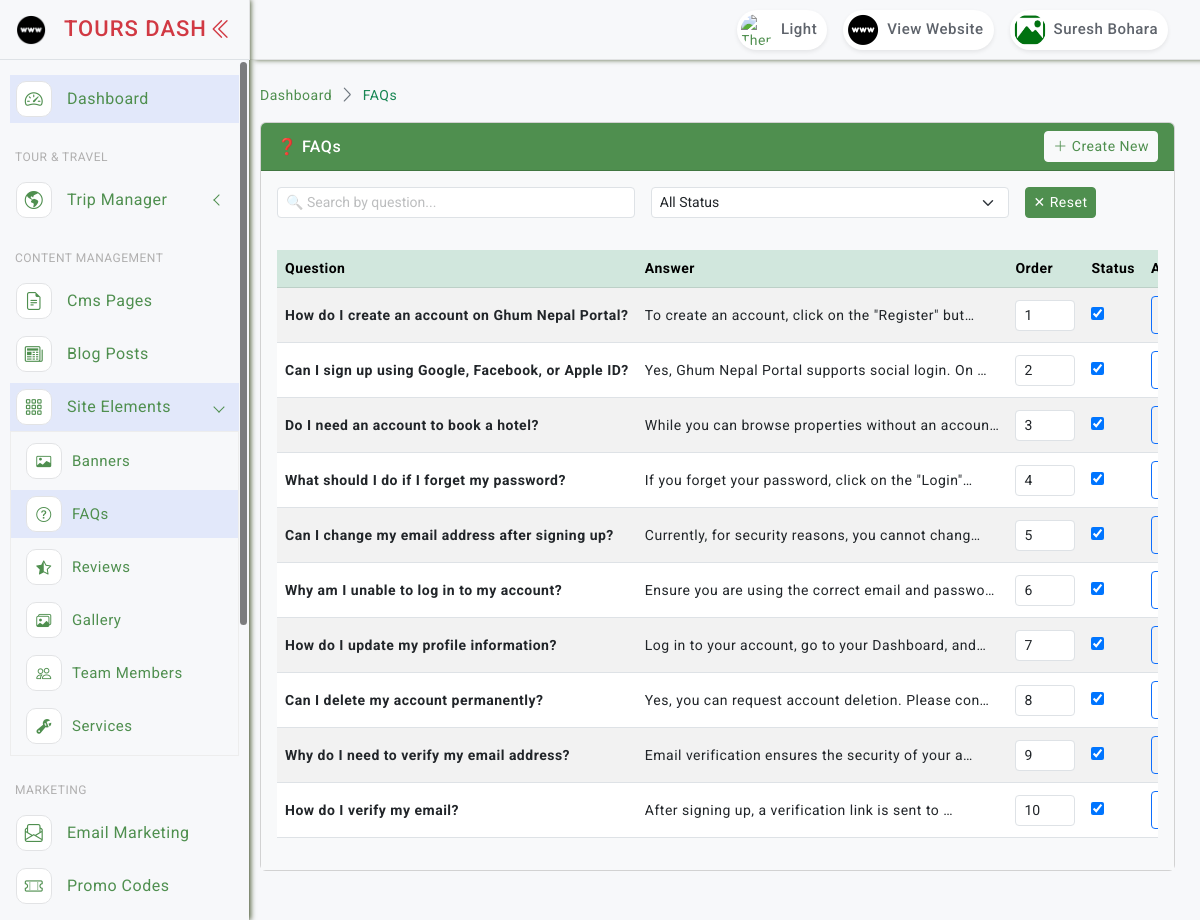
Page /faqs/ (signed in) on the committed database.
### accounts/models.py (models this page shows, shortened)
class AdminUser(AbstractBaseUser, PermissionsMixin):
    name = models.CharField(max_length=255)
    email = models.EmailField(unique=True)
    mobile = models.CharField(max_length=20, blank=True, null=True)
    address = models.TextField(blank=True, null=True)
    gender = models.CharField(max_length=20, blank=True, null=True)
    details = models.TextField(blank=True, null=True)
    image = models.ImageField(upload_to='admin_profiles/', null=True, blank=True, default='noimage.png')
    status = models.BooleanField(default=True)
    last_login_at = models.DateTimeField(null=True, blank=True)
    created_at = models.DateTimeField(auto_now_add=True)
    updated_at = models.DateTimeField(auto_now=True)
    is_active = models.BooleanField(default=True)
    is_staff = models.BooleanField(default=False)
    objects = AdminUserManager()
    USERNAME_FIELD = 'email'
    REQUIRED_FIELDS = ['name']
    @property
    def image_url(self):
        if self.image and str(self.image) != 'noimage.png':
            return self.image.url
        return '/static/asset/images/noimage.png'

### faqs/models.py (models this page shows, shortened)
class Faq(models.Model):
    display_on = models.CharField(max_length=100, default='default')
    question = models.TextField()
    answer = models.TextField()
    order_level = models.IntegerField(default=0)
    status = models.BooleanField(default=True)
    created_at = models.DateTimeField(auto_now_add=True)
    updated_at = models.DateTimeField(auto_now=True)
    class Meta:
        ordering = ['order_level']

### faqs/views.py (the view)
# urls.py: path('', views.faq_list, name='faq_list'),
@login_required
def faq_list(request):
    items = Faq.objects.all()
    search = request.GET.get('search')
    status = request.GET.get('status')
    if search: items = items.filter(question__icontains=search)
    if status in ['0', '1']: items = items.filter(status=bool(int(status)))
    return render(request, 'admin/faqs/index.html', {'items': items, 'filters': request.GET})

### core/context_processors.py (called while the page is built)
def global_settings(request):
    setting = SiteSetting.get_instance()
    footer_categories = Category.objects.filter(
        parent__isnull=True,
        status=True
    ).prefetch_related('children').order_by('order_level')[:4]
    footer_pages = Page.objects.filter(status=True).order_by('order_level')[:4]
    footer_experts = Team.objects.filter(status=True).order_by('order_level')[:4]
    trekking_regions = Category.objects.filter(parent__slug='trekking', status=True).order_by('order_level')[:4]
    return {
        'setting': setting,
        'global_categories': footer_categories,
        'global_pages': footer_pages,
        'footer_experts': footer_experts,
        'trekking_regions': trekking_regions,
    }

### templates/admin/faqs/index.html (shortened to what this page needs)
{% extends "layouts/base.html" %}
{% load static %}
{% block content %}
<div class="page-breadcrumb d-none d-sm-flex align-items-center mb-3">
    <nav aria-label="breadcrumb">
        <ol class="breadcrumb mb-0 p-0">
            <li class="breadcrumb-item"><a href="{% url 'core:dashboard' %}">Dashboard</a></li>
            <li class="breadcrumb-item active">FAQs</li>
        </ol>
    </nav>
</div>
<div class="card mb-4">
    <div class="card-header bg-custom text-white d-flex align-items-center justify-content-between py-2">
        <h6 class="mb-0">❓ FAQs</h6>
        <a href="{% url 'faqs:faq_create' %}" class="btn btn-light btn-sm"><i class="bi bi-plus-lg"></i> Create New</a>
    </div>
    <div class="card-body bg-light p-3">
        <div class="row mb-3">{% include 'admin/faqs/search.html' %}</div>
        <div class="row">{% include 'admin/faqs/table.html' %}</div>
    </div>
</div>
{% endblock %}

### templates/includes/admin/header.html (shortened to what this page needs)
{% load static %}
<header class="top-header">
    <nav class="navbar navbar-expand">
        <div class="top-navbar-right ms-3 ms-auto">
            <ul class="navbar-nav align-items-center">
                <li class="nav-item">
                    <a id="darkModeButton" class="nav-link" href="javascript:void(0);" aria-label="Toggle Dark Mode">
                        <div class="user-setting d-flex align-items-center gap-1">
                            <img id="moonIcon" src="{% static 'asset/images/moon_light.png' %}" class="user-img" alt="Theme">
                            <div class="user-name d-none d-sm-block">Light</div>
                        </div>
                    </a>
                </li>
                <li class="nav-item">
                    <a class="nav-link" href="/" target="_blank">
                        <div class="user-setting d-flex align-items-center gap-1">
                            <img src="{% static 'asset/images/website.png' %}" class="user-img" alt="Website">
                            <div class="user-name d-none d-sm-block">View Website</div>
                        </div>
                    </a>
                </li>
                <li class="nav-item dropdown dropdown-large">
                    <a class="nav-link dropdown-toggle dropdown-toggle-nocaret" href="#" data-bs-toggle="dropdown" aria-expanded="false">
                        <div class="user-setting d-flex align-items-center gap-1">
                            <img src="{{ request.user.image_url }}" class="user-img" alt="User">
                            <div class="user-name d-none d-sm-block">{{ request.user.name|default:"Admin" }}</div>
                        </div>
                    </a>
                </li>
            </ul>
        </div>
    </nav>
</header>

### templates/admin/faqs/table.html (shortened to what this page needs)
<div class="col-12">
    <div class="table-responsive">
        <table class="table table-hover table-striped align-middle">
            <thead class="table-success">
                <tr>
                    <th>Question</th>
                    <th>Answer</th>
                    <th width="80">Order</th>
                    <th width="100">Status</th>
                    <th width="120">Actions</th>
                </tr>
            </thead>
            <tbody>
                {% for item in items %}
                <tr>
                    <td><strong>{{ item.question|truncatechars:50 }}</strong></td>
                    <td>{{ item.answer|truncatechars:50 }}</td>
                    <td>
                        <input type="number" name="order_level" value="{{ item.order_level }}" data-id="{{ item.id }}" data-original="{{ item.order_level }}" class="form-control form-control-sm order-level-input" style="width: 60px;">
                    </td>
                    <td>
                        <form class="status-form" data-id="{{ item.id }}">
                            <input type="checkbox" {% if item.status %}checked{% endif %} data-toggle="toggle" data-onstyle="success" data-offstyle="danger" data-size="sm">
                        </form>
                    </td>
                    <td>
                        <div class="btn-group btn-group-sm">
                            <a href="{% url 'faqs:faq_update' item.id %}" class="btn btn-outline-primary"></a>
                        </div>
                    </td>
                </tr>
                {% empty %}
                <tr><td colspan="5" class="text-center py-4 text-muted">No FAQs found</td></tr>
                {% endfor %}
            </tbody>
        </table>
    </div>
</div>

### static/asset/css/style.css (style rules this page uses)
body { font-size: 14px; color: #4c5258; letter-spacing: .5px; font-family: Roboto, sans-serif; background-color: #f7f8fa; overflow-x: hidden; }
a { text-decoration: none; }
::placeholder { opacity: 0.4 !important; }
.top-header .navbar { box-shadow: 5px 0 5px rgb(93 105 72); position: fixed; top: 0; left: 250px; right: 0; background-color: #f7f8fa; border-bottom: 1px solid #e2e3e4; background-clip: padding-box; height: 60px; z-index: 10; padding: 0 1.5rem; transition: all .2s; }
.top-header .navbar .user-setting { height: 40px; border-radius: 30px; background-color: #fff; box-shadow: 0 0.125rem 0.25rem rgb(0 0 0 / 8%); }
.dropdown-toggle-nocaret:after { display: none }
.top-header .navbar .dropdown-large { position: relative }
.top-header .navbar .user-img { width: 40px; height: 40px; padding: 4px; border-radius: 50%; }
.top-header .navbar .user-name { font-size: 15px; color: #5e636b; font-weight: 500; padding-right: 10px; }
.table-responsive { white-space: nowrap; }
.page-breadcrumb .breadcrumb-item+.breadcrumb-item::before { display: inline-block; padding-right: .5rem; color: #6c757d; font-family: LineIcons; content: "\ea5c"; }
.page-breadcrumb .breadcrumb li.breadcrumb-item { font-size: 15spx; }
.breadcrumb-item.active { color: #198754!important; }
.bg-custom { background-color: #4f8f4f; }

### static/asset/css/custom.css (style rules this page uses)
a { color: #4f8f4f!important; }
.card-header { border-radius: none!important; }

### static/asset/css/dark-theme.css (style rules this page uses)
html.dark-theme .menu-title,a { color: #ffffff; }

### rows in the picture
AdminUser: user.image_url (placeholder picture), user.name "Suresh Bohara"
Faq: question "How do I create an account on Ghum Nepal Portal?", answer "To create an account, click on the \"Register\" but…", order_level "1", status "☑"
Faq: question "Can I sign up using Google, Facebook, or Apple ID?", answer "Yes, Ghum Nepal Portal supports social login. On …", order_level "2", status "☑"
Faq: question "Do I need an account to book a hotel?", answer "While you can browse properties without an accoun…", order_level "3", status "☑"
Faq: question "What should I do if I forget my password?", answer "If you forget your password, click on the \"Login\"…", order_level "4", status "☑"
Faq: question "Can I change my email address after signing up?", answer "Currently, for security reasons, you cannot chang…", order_level "5", status "☑"
Faq: question "Why am I unable to log in to my account?", answer "Ensure you are using the correct email and passwo…", order_level "6", status "☑"
Faq: question "How do I update my profile information?", answer "Log in to your account, go to your Dashboard, and…", order_level "7", status "☑"
Faq: question "Can I delete my account permanently?", answer "Yes, you can request account deletion. Please con…", order_level "8", status "☑"
Faq: question "Why do I need to verify my email address?", answer "Email verification ensures the security of your a…", order_level "9", status "☑"
Faq: question "How do I verify my email?", answer "After signing up, a verification link is sent to …", order_level "10", status "☑"
